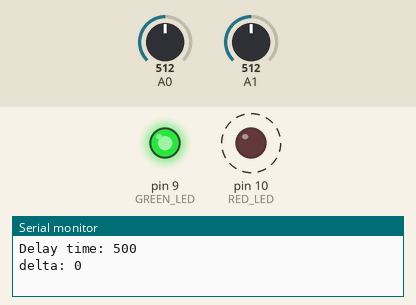
The sketch below on a simulated Arduino Uno, built with avr-gcc and run on an emulated ATmega328P. Shown: output pins drawn as LEDs (lit = HIGH), the last lines printed to the serial monitor. Dashed ring = blinking. Inputs (shaded band) come from the test bench; at power-on: A0 = 512, A1 = 512.

Above: at 1.8 s.
1.9 s: A0 set to 0
At 2.15 s:
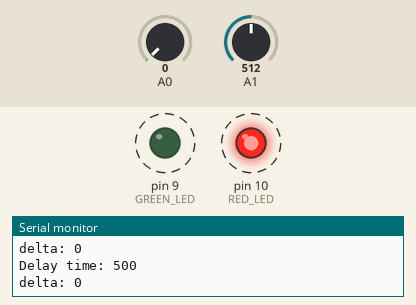
5.4 s: A1 set to 764
At 5.91 s:
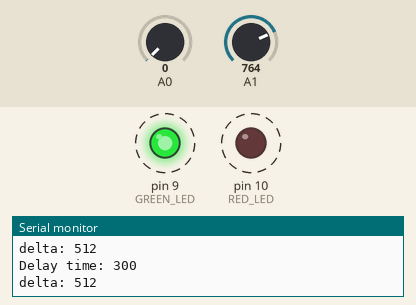
8.9 s: A1 set to 783
12.4 s: A0 set to 511
Timing chart, 0 to 16.9 s (numbered marks = the images above; inputs shaded):
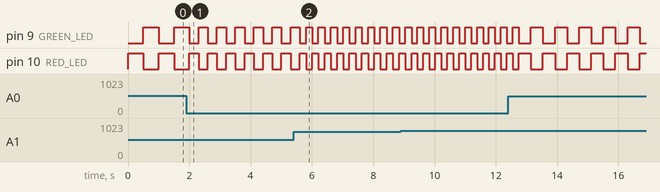

The sketch:

quest2.ino
```cpp
#define RED_LED 10
#define GREEN_LED 9

uint16_t A;
uint16_t B;

uint16_t delta;
uint16_t delayTime;

void setup()
{
  pinMode(RED_LED, OUTPUT);
  pinMode(GREEN_LED, OUTPUT);

  Serial.begin (9600);
}

void loop()
{
    A = analogRead(A1);
    B = analogRead(A0);

    delta = A - B;

    delayTime = map(delta, 0, 1023, 500, 100);

    digitalWrite(RED_LED, HIGH);
    digitalWrite(GREEN_LED, LOW);
    delay(delayTime);

    digitalWrite(RED_LED, LOW);
    digitalWrite(GREEN_LED, HIGH);
    delay(delayTime);

    Serial.print("Delay time: ");
    Serial.println(delayTime);
    Serial.print("delta: ");
    Serial.println(delta);

}
```

Measured:
- after the input at 1.9 s, pin 9 (GREEN_LED), pin 10 (RED_LED): alternates HIGH for 0.30 s and LOW for 0.30 s, starting after 0.40 s
- after the input at 5.4 s, pin 9 (GREEN_LED), pin 10 (RED_LED): alternates HIGH for 0.20 s and LOW for 0.20 s, starting after 0.41 s
- by itself, pin 10 (RED_LED): alternates HIGH for 0.50 s and LOW for 0.50 s
